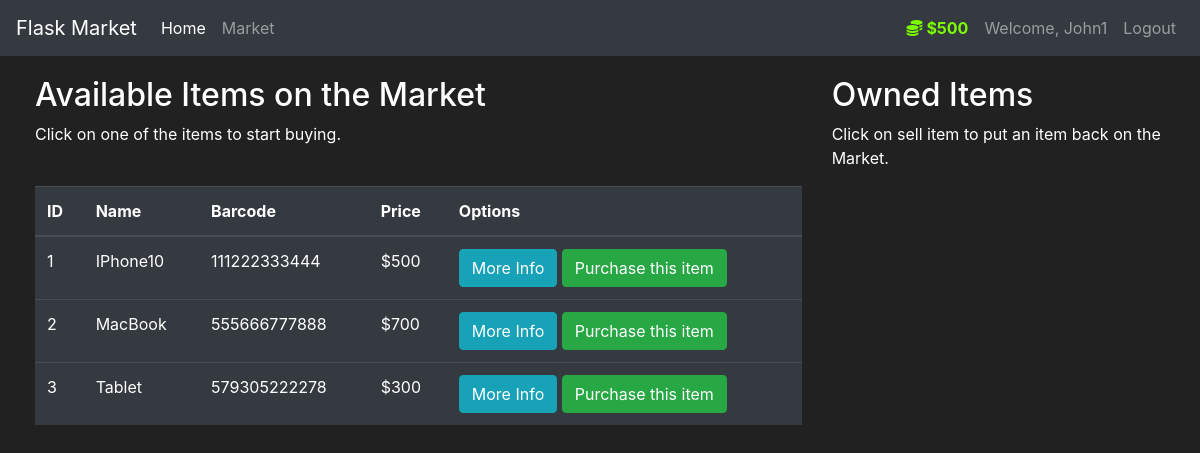
Page /market (signed in) on the committed database.
### market/models.py (models this page shows, shortened)
class User(db.Model, UserMixin):
    id = db.Column(db.Integer(), primary_key = True)
    username = db.Column(db.String(length=30), nullable = False, unique = True)
    email_address = db.Column(db.String(length=50), nullable = False, unique = True)
    password_hash = db.Column(db.String(length=60), nullable = False)
    budget = db.Column(db.Integer(), nullable = False, default = 1000)
    items = db.relationship('Item', backref = 'owned_user', lazy = True)
    @property
    def prettier_budget(self):
        if len(str(self.budget)) >= 4:
            return f'${str(self.budget)[:-3]}, {str(self.budget)[-3:]}'
        else:
            return f"${self.budget}"
    @property
    def password(self):
        return self.password

class Item(db.Model):
    id = db.Column(db.Integer(), primary_key = True)
    name = db.Column(db.String(length = 30), nullable = False, unique=True)
    price = db.Column(db.Integer(), nullable = False)
    barcode = db.Column(db.String(length = 12), nullable = False, unique = True)
    description = db.Column(db.String(length = 1024), nullable = False, unique = True)
    owner = db.Column(db.Integer, db.ForeignKey('user.id'))

### market/routes.py (the view, shortened to what this page needs)
@app.route('/market', methods = ['GET', 'POST'])
@login_required
def market_page():
    purchase_form = PurchaseItemForm()
    items = Item.query.all()
    return render_template('market.html', items=items, purchase_form = purchase_form)

### market/models.py (called while the page is built)
@login_manager.user_loader
def load_user(user_id):
    return User.query.get(int(user_id))

### market/templates/market.html (shortened to what this page needs)
{% extends 'base.html' %}
{% block content %}
  <div class="row" style = "margin-top:20px; margin-left:20px; ">
    <div class="col-8">
      <h2>Available Items on the Market</h2>
      <p>Click on one of the items to start buying.</p>
      <br>
        <table class="table table-hover table-dark">
          <thead>
            <tr>
                <th scope="col">ID</th>
                <th scope="col">Name</th>
                <th scope="col">Barcode</th>
                <th scope="col">Price</th>
                <th scope="col">Options</th>
            </tr>
          </thead>
          <tbody>
            {% for item in items %}
                <tr>
                    <td>{{ item.id }}</td>
                    <td>{{ item.name }}</td>
                    <td>{{ item.barcode }}</td>
                    <td>${{ item.price }}</td>
                    <td>
                        <button class="btn btn-outline btn-info"
                            data-toggle = "modal"
                            data-target = "#Modal-MoreInfo-{{ item.id }}">
                          More Info
                        </button>
                        <button class="btn btn-outline btn-success"
                            data-toggle="modal"
                            data-target = "#Modal-PurchaseConfirm-{{ item.id }}">
                            Purchase this item
                          </button>
                    </td>
                </tr>
            {% endfor %}
          </tbody>
        </table>
    </div>
    <div class="col-4">
      <h2>Owned Items</h2>
      <p>Click on sell item to put an item back on the Market.</p>
      <br>
    </div>
  </div>
{% endblock %}

### market/templates/base.html (shortened to what this page needs)
<!doctype html>
<html lang="en">
   <head>
      <link rel="stylesheet" href="https://cdn.jsdelivr.net/npm/bootstrap@4.5.3/dist/css/bootstrap.min.css">
   </head>
   <body>
    <nav class="navbar navbar-expand-md navbar-dark bg-dark">
      <a class="navbar-brand" href="#">Flask Market</a>
      <div class="collapse navbar-collapse" id="navbarNav">
        <ul class="navbar-nav mr-auto">
            <li class="nav-item active">
                <a class="nav-link" href="{{ url_for('home_page') }}">Home <span class="sr-only">(current)</span></a>
            </li>
            <li class="nav-item">
                <a class="nav-link" href="{{ url_for('market_page') }}">Market</a>
            </li>
        </ul>
        {% if current_user.is_authenticated %}
          <ul class="navbar-nav">
            <li class="nav-item">
                <a class="nav-link" style = "color: lawngreen; font-weight:bold;">
                  <i class="fas fa-coins"></i>
                  {{ current_user.prettier_budget }}
                </a>
            </li>
            <li class="nav-item">
                <a class="nav-link">Welcome, {{ current_user.username }}</a>
              </li>
              <li class="nav-item">
                <a class="nav-link" href="{{ url_for('logout_page') }}">Logout</a>
              </li>
          </ul>
        {% endif %}
      </div>
    </nav>
    {% block content %}
    {% endblock %}
   </body>
</html>

### market/templates/base.html (style rules this page uses)
body { background-color: #212121; color: white }

### rows in the picture
User: prettier_budget "$500", username "John1"
Item: id "1", name "IPhone10", barcode "111222333444", price "500"
Item: id "2", name "MacBook", barcode "555666777888", price "700"
Item: id "3", name "Tablet", barcode "579305222278", price "300"
